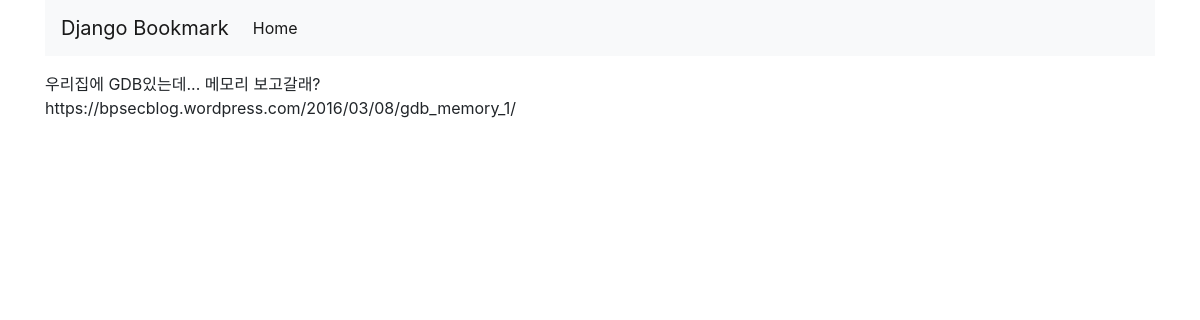
Screenshot of /bookmark/detail/7/ with the database file from the repository.
### bookmark/models.py (models this page shows, shortened)
class Bookmark(models.Model):
    site_name = models.CharField(max_length=100)
    url = models.URLField('site URL')

### bookmark/views.py (the view)
# urls.py: path('detail/<int:pk>/', BookmarkDetailView.as_view(), name='detail'),
class BookmarkDetailView(DetailView):
    model = Bookmark

### bookmark/templates/bookmark/bookmark_detail.html (shortened to what this page needs)
{% extends 'base.html' %}
{% block content %}
{{ object.site_name }}<br/>
{{ object.url }}
{% endblock %}

### static/style.css (style rules this page uses)
body { width:100%; }

### rows the page displays
Bookmark: site_name "우리집에 GDB있는데... 메모리 보고갈래?", url "https://bpsecblog.wordpress.com/2016/03/08/gdb_memory_1/"
